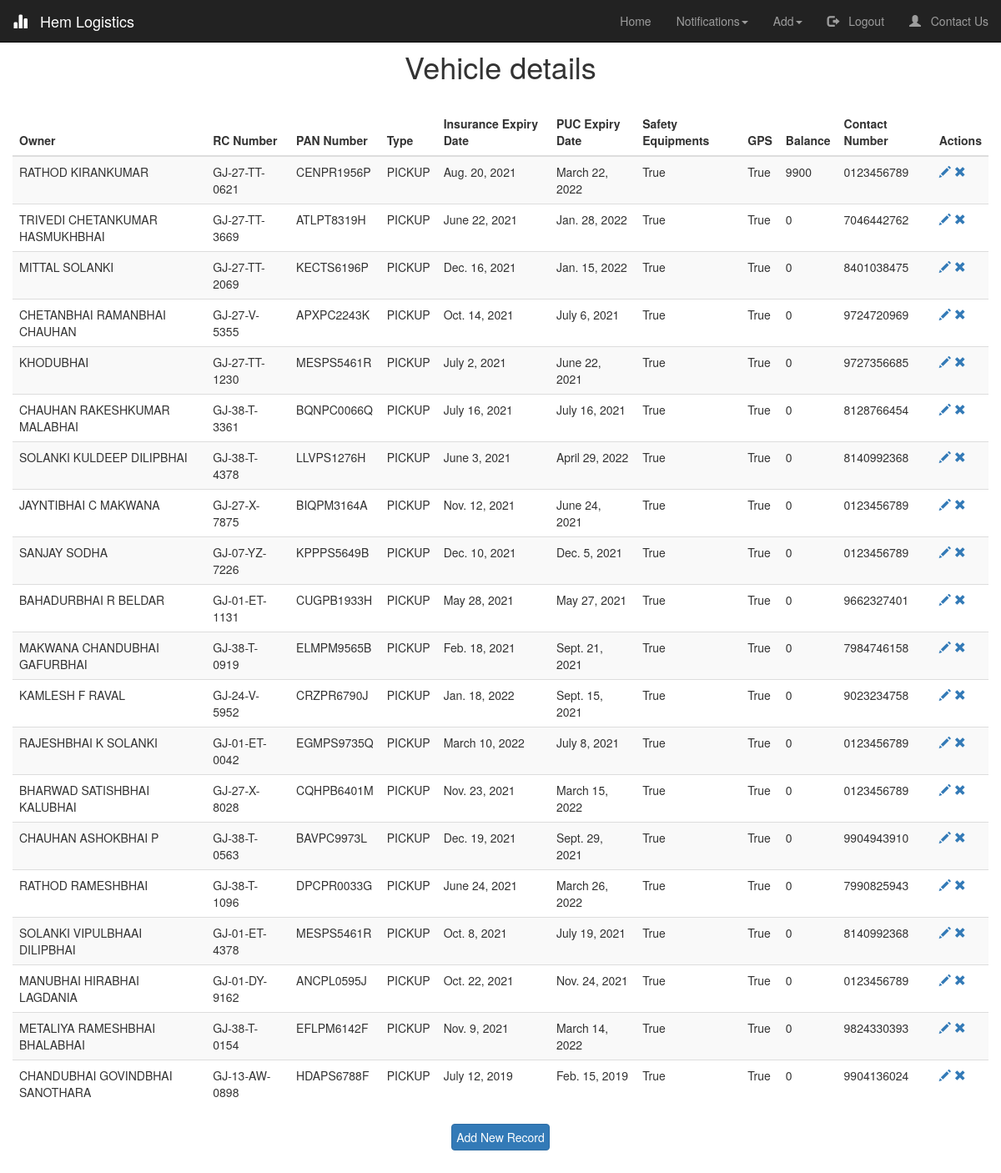
The app's page /Vehicle/ (signed in), older data.
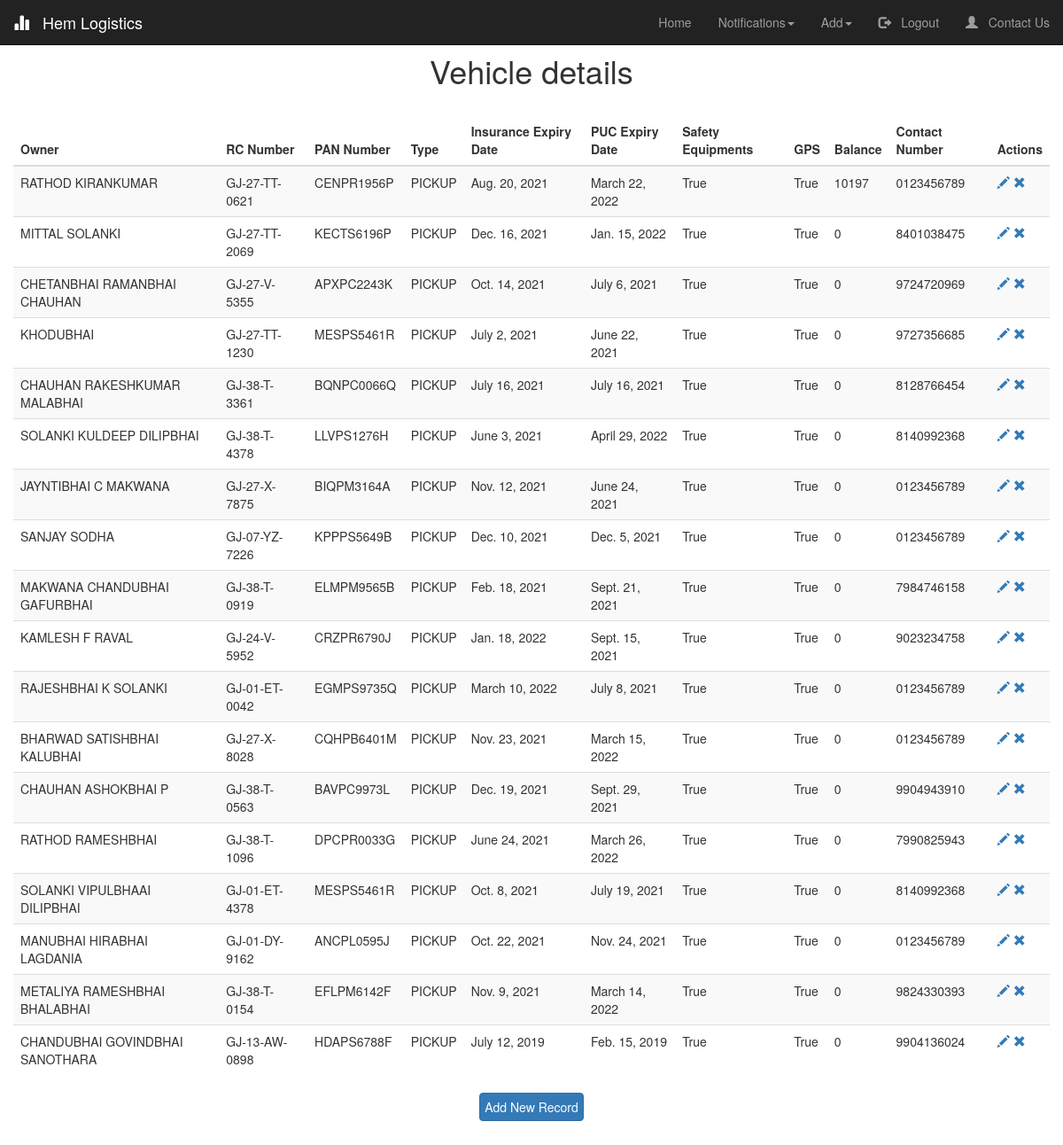
The same page, newer data.
### logistics/models.py (models this page shows, shortened)
class Vehicle(models.Model):
    Owner  = models.CharField(max_length=50, verbose_name="Owner's Name")
    RC_number = models.CharField(unique =True, verbose_name="RC Number", max_length=13, validators=[MinLengthValidator(12,message = "Invalid RC Number"), RegexValidator('([A-Z]{2})+-([0-9]{1})+-[A-Z]+-[0-9]{4}',message = "Use proper formatting")])
    PAN_number = models.CharField(verbose_name="PAN Number", max_length=10, validators=[MinLengthValidator(10,message = "Invalid PAN Number")])
    Type = models.CharField(verbose_name="Type of Vehicle", choices=TYPE_CHOICES, max_length=10)
    Other = models.CharField(blank = True,verbose_name='',max_length=10)
    Insurance_policy_number = models.CharField(max_length=25)
    PUC_expiry_date = models.DateField()
    Insurance_expiry_date = models.DateField(validators=[date_validate])#,input_formats = ['%d/%m/%Y'])
    Safety_equipments = models.BooleanField(default=False)
    GPS = models.BooleanField(default=False)
    Contact_number = models.CharField(max_length=10,validators=[MinLengthValidator(10,message = "Invalid Contact Number"),RegexValidator('([0-9]{10})',message="Should be numeric values only")])
    Notifications = models.BooleanField(verbose_name="Notifications Needed", default=True)
    Insurance_expired = models.BooleanField(default=False)
    PUC_expired = models.BooleanField(default=False)
    Available = models.BooleanField(default=True)
    Balance = models.IntegerField(default=0)

### logistics/views.py (the view)
# urls.py: path('Vehicle/', logistics_view.show_vehicle, name='show_vehicle'),
@login_required(login_url='/login')
def show_vehicle(request):
	vehicle = Vehicle.objects.all()
	return render(request, 'show_vehicle.html', {'title':'Vehicle', 'vehicle':vehicle })

### logistics/templates/show_vehicle.html (shortened to what this page needs)
{% extends "index.html" %}
{% load crispy_forms_tags %}
{% block start %}
<link rel="stylesheet" type="text/css" href="https://cdn.datatables.net/1.10.24/css/jquery.dataTables.css">
<h1 style="text-align: center; padding-top: 20px;"> Vehicle details</h1>
<table id = "table" class="table table-striped">
    <thead class="thead-dark">
    <tr>
        <th >Owner</th>
        <th>RC Number</th>
        <th>PAN Number</th>
        <th>Type</th>
        <th>Insurance Expiry Date</th>
        <th>PUC Expiry Date</th>
        <th>Safety Equipments</th>
        <th>GPS</th>
        <th>Balance</th>
        <th>Contact Number</th>
        {% if user.is_authenticated %}
        <th>Actions</th>
        {% endif %}
    </tr>
    </thead>
    <tbody>
{% for x in vehicle %}
    <tr>
        <td>{{ x.Owner }}</td>
        <td>{{ x.RC_number }}</td>
        <td>{{ x.PAN_number }}</td>
        <td id="{{ x.id }}">{{ x.Type }}</td>
        <td>{{ x.Insurance_expiry_date }}</td>
        <td>{{ x.PUC_expiry_date }}</td>
        <td>{{ x.Safety_equipments }}</td>
        <td>{{ x.GPS }}</td>
        <td>{{ x.Balance }}</td>
        <td>{{ x.Contact_number }}</td>
        {% if user.is_authenticated %}
        <td>
            <a href="/edit_vehicle/{{ x.id }}"><span class="glyphicon glyphicon-pencil" > </span></a>
            <a href="/delete_vehicle/{{ x.id }}" class="confirm-delete"><span class="glyphicon glyphicon-remove" > </span></a>
        </td>
        {% endif %}
    </tr>
{% endfor %}
    </tbody>
</table>
{% if user.is_authenticated %}
    <center><a href="/Add Vehicle/" style="padding: 5px;" class="btn btn-primary">Add New Record</a></center>
{% endif %}
{% endblock start %}

### logistics/templates/index.html (shortened to what this page needs)
{% load static %}
{% load crispy_forms_tags %}
<!DOCTYPE html>
<html lang="en">
<head>
  <link rel="stylesheet" href="https://maxcdn.bootstrapcdn.com/bootstrap/3.3.7/css/bootstrap.min.css" />
  <link rel="stylesheet" href="https://cdnjs.cloudflare.com/ajax/libs/font-awesome/4.7.0/css/font-awesome.min.css">
  <link rel="stylesheet" href="https://cdnjs.cloudflare.com/ajax/libs/select2/4.0.13/css/select2.min.css">
  <link rel="stylesheet" type="text/css" href="{% static 'index.css' %}" />
</head>
<body class="container-fluid">
  <header class="row">
    <nav class="navbar navbar-inverse navbar-fixed-top">
      <div class="container-fluid">
        <div class="navbar-header">
          <a class="navbar-brand" class="styleheader" href="/Home"><span class="glyphicon glyphicon-stats"></span> &nbsp; Hem Logistics</a>
        </div>
        <div class="collapse navbar-collapse" id="mainNavBar">
          <ul class="nav navbar-nav navbar-right">
            <li><a href="/Home">Home</a></li>
            {% if user.is_authenticated %}
            <li class="dropdown">
              <a class="dropdown-toggle" data-toggle="dropdown" > Notifications<span class="caret"></span></a>
            </li>
            <li class="dropdown">
              <a class="dropdown-toggle" data-toggle="dropdown" > Add<span class="caret"></span></a>
            </li>
            <li><a href="/logout"><span class="glyphicon glyphicon-log-out"></span> &nbsp; Logout</a></li>
            {% else %}
            <li><a href="/login"><span class="glyphicon glyphicon-log-in"></span> &nbsp; Log in</a></li>
            {% endif %}
            <li><a href="/Contact Us"><span class="glyphicon glyphicon-user"></span> &nbsp; Contact Us</a></li>
          </ul>
        </div>
      </div>
    </nav>
  </header>
  <br />
  {% block start %}{% endblock %}
  <br />
  <br />
</body>
</html>

### logistics/static/index.css (style rules this page uses)
* { margin: auto; position: relative; box-sizing: border-box; }

Row changes from the older to the newer data that the page shows:
removed Vehicle: Owner "TRIVEDI CHETANKUMAR HASMUKHBHAI", RC_number "GJ-27-TT-3669", PAN_number "ATLPT8319H", Type "PICKUP", Insurance_expiry_date "June 22, 2021", PUC_expiry_date "Jan. 28, 2022", Safety_equipments "True", GPS "True", Balance "0", Contact_number "7046442762"
removed Vehicle: Owner "BAHADURBHAI R BELDAR", RC_number "GJ-01-ET-1131", PAN_number "CUGPB1933H", Type "PICKUP", Insurance_expiry_date "May 28, 2021", PUC_expiry_date "May 27, 2021", Safety_equipments "True", GPS "True", Balance "0", Contact_number "9662327401"
changed Vehicle "RATHOD KIRANKUMAR": Balance "9900" → "10197"
